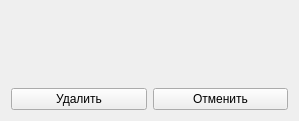
<?xml version="1.0" encoding="UTF-8"?>
<ui version="4.0">
 <class>Form</class>
 <widget class="QWidget" name="Form">
  <property name="geometry">
   <rect>
    <x>0</x>
    <y>0</y>
    <width>299</width>
    <height>121</height>
   </rect>
  </property>
  <property name="windowTitle">
   <string>Form</string>
  </property>
  <layout class="QVBoxLayout" name="verticalLayout">
   <item>
    <widget class="QLabel" name="NameLabel">
     <property name="text">
      <string/>
     </property>
    </widget>
   </item>
   <item>
    <widget class="QLabel" name="TimeLabel">
     <property name="text">
      <string/>
     </property>
    </widget>
   </item>
   <item>
    <layout class="QHBoxLayout" name="horizontalLayout">
     <item>
      <widget class="QPushButton" name="DeleteButton">
       <property name="text">
        <string>Удалить</string>
       </property>
      </widget>
     </item>
     <item>
      <widget class="QPushButton" name="CancelButton">
       <property name="text">
        <string>Отменить</string>
       </property>
      </widget>
     </item>
    </layout>
   </item>
  </layout>
 </widget>
 <resources/>
 <connections/>
</ui>
